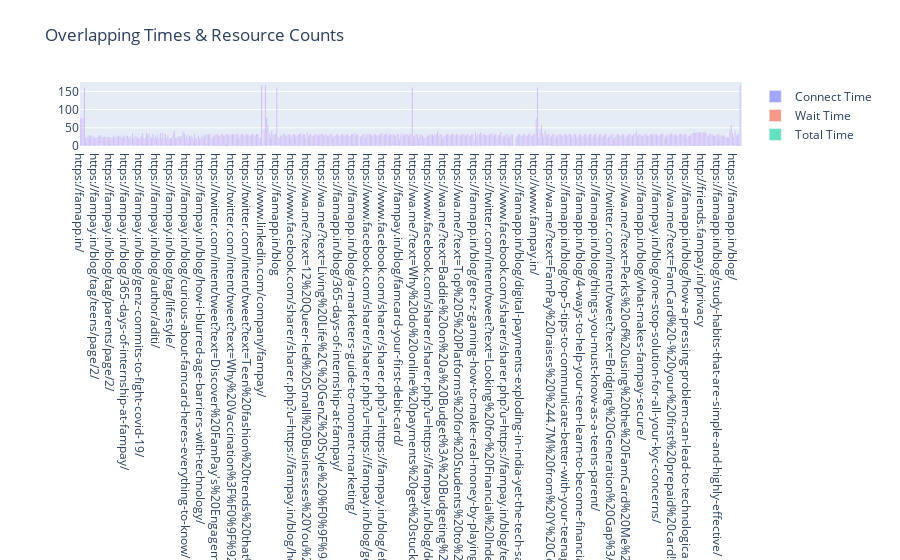

This figure's notebook cell:
### Code cell
fig = go.Figure()

# Connect Times
fig.add_trace(go.Bar(
    x=df['Link'], 
    y=df['Connect Time'], 
    name='Connect Time',
    opacity=0.6
))

# Wait Times
fig.add_trace(go.Bar(
    x=df['Link'], 
    y=df['Wait Time'], 
    name='Wait Time',
    opacity=0.6
))

# Total Times
fig.add_trace(go.Bar(
    x=df['Link'], 
    y=df['Total Time'], 
    name='Total Time',
    opacity=0.6
))

# Resource Counts
fig.add_trace(go.Bar(
    x=df['Link'], 
    y=df['Resource Count'], 
    name='Resource Count',
    opacity=0.6
))

fig.update_layout(
    title_text='Overlapping Times & Resource Counts',
    barmode='overlay'
)

fig.write_html("../../fam-report-site/public/Web-Analytics/overlapped_graph.html")
fig.show()

### Figure 1 — Plotly figure (JSON) as saved in the notebook; plotly's stock layout.template omitted (floating-point values rounded to 4 significant figures; data arrays with more than 128 entries replaced by an {"elided": "..."} marker saying what was removed)
{"data": [{"name": "Connect Time", "opacity": 0.6, "type": "bar", "x": {"elided": "523 str values"}, "y": {"elided": "523 float values"}}, {"name": "Wait Time", "opacity": 0.6, "type": "bar", "x": {"elided": "523 str values"}, "y": {"elided": "523 float values"}}, {"name": "Total Time", "opacity": 0.6, "type": "bar", "x": {"elided": "523 str values"}, "y": {"elided": "523 float values"}}, {"name": "Resource Count", "opacity": 0.6, "type": "bar", "x": {"elided": "523 str values"}, "y": {"elided": "523 int values"}}], "layout": {"barmode": "overlay", "title": {"text": "Overlapping Times & Resource Counts"}}}
